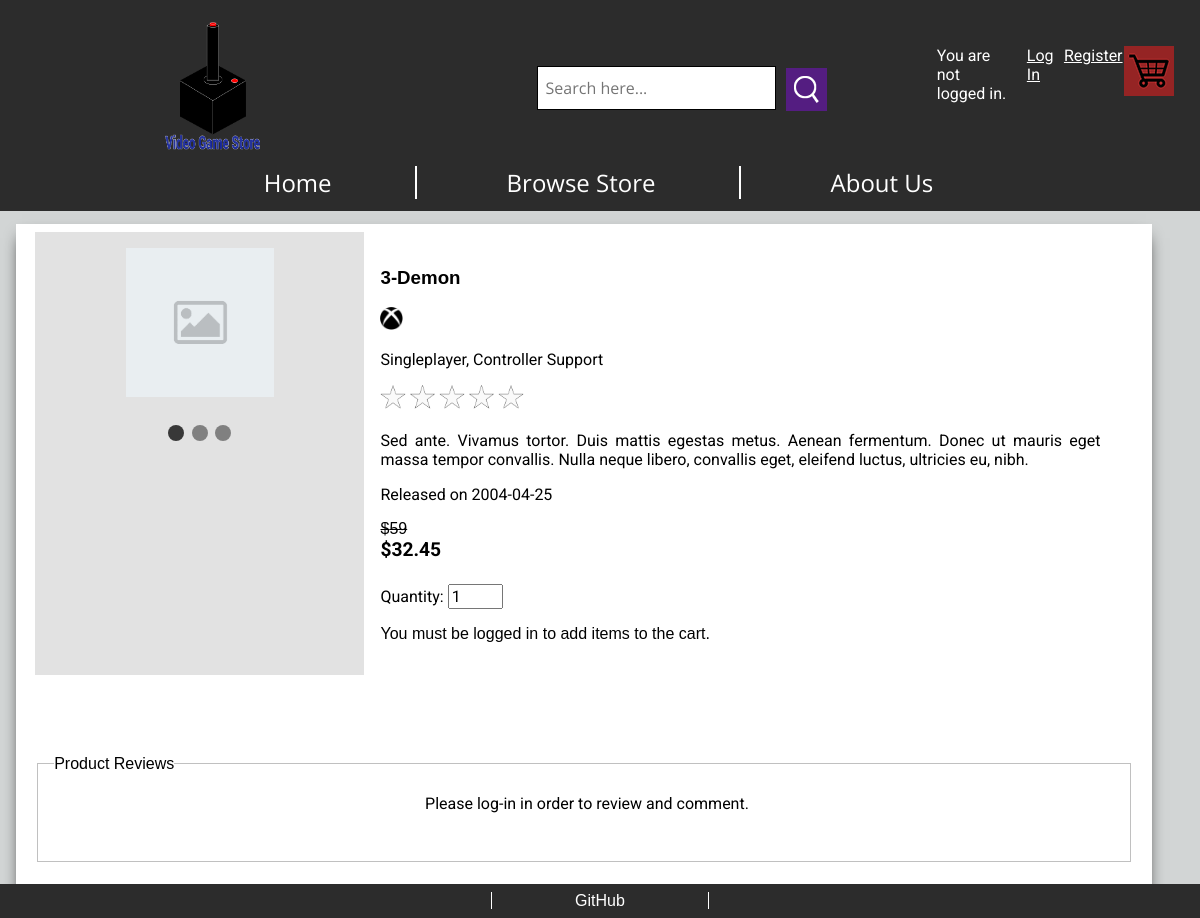
The page /detailedproduct.php?productID=1 on the database its author committed.
### tables this page shows
CREATE TABLE IF NOT EXISTS `product` (
  `productID` int(6) NOT NULL AUTO_INCREMENT,
  `productName` text NOT NULL,
  `price` int(7) NOT NULL,
  `features` text DEFAULT NULL,
  `discount` decimal(6,0) DEFAULT NULL,
  `genre` varchar(20) NOT NULL,
  `console` varchar(100) NOT NULL,
  `releaseDate` date NOT NULL,
  `finalPrice` double GENERATED ALWAYS AS (`price` * (100.0 - `discount`) / 100.0) STORED,
  `productDesc` varchar(10000) NOT NULL,
  PRIMARY KEY (`productID`)
);

### detailedproduct.php (the view, shortened to what this page needs)
<!DOCTYPE html>
<html lang="en">
<?php
        $dbhost = "localhost";
        $dbuser = "root";
        $dbpass = "";
        $dbname = "benedict_wong";
        $connect = mysqli_connect($dbhost, $dbuser, $dbpass, $dbname);
        if(isset($_GET['productID']))
        $productID = $_GET['productID'];
        else
        {
          header('Location: index.php');
        }
        $productName="";
        $productDesc="";
        $productPrice="";
        $query = "SELECT * from product WHERE productID = $productID";
        $result = mysqli_query($connect, $query);
        if(!$result){
          echo "Failure: " . mysqli_error($connect);
          die("Database query failed.");
        }
        else
        {
          while($row = mysqli_fetch_assoc($result))
            {
              $productName = $row['productName'];
              $productDesc = $row['productDesc'];
              $productPrice = $row['price'];
              $productFinalPrice = $row['finalPrice'];
              $productConsole = $row['console'];
              $productGenre = $row['genre'];
              $productFeatures = $row['features'];
              $productDiscount = $row['discount'];
              $productDate = $row['releaseDate'];
            }
        }
?>
  <head>
    <link rel="stylesheet" href="css/grid.css">
    <link rel="stylesheet" href="css/styles.css">
    <link rel="stylesheet" href="css/normalize.css">
  </head>
  <body>
  <header id="header">
        <div class="header-menu ">
          <div class="header-row-1">
            <img class="nav-main-logo-img" src="img/Logo.png" alt="Logo" onclick="pointTo('index.php')"/>
            <div class="header-row-2">
              <input type="text" placeholder="Search here...">
              <img onclick="pointTo('catalog.php')" src="img/search-icon.png" alt="search-icon"/>
            </div>
            <nav class="nav-row-1">
              <div class="nav-main-item">
                <section class="profile-cart">
                <?php
                  if(isset($_SESSION['valid_user']) && $_SESSION['valid_user'] !== "")
                  {
                    echo '<div class="profile-box"><p>Hello  ' .$_SESSION['valid_user_name']. '</p>';
                    echo '<a href="profile.php">Profile</a>';
                    echo ' | ';
                    echo '<a href="logout.php">Logout</a>';
                    echo '</div>';
                  }
                  else
                  {
                    echo '<p>You are not logged in.</p><p><a href="login.php">Log In </a></p><br><p><a href="register.php">Register</a></p>';
                  }
                ?>
                  <a href="checkout.php" class="cart-nav"><img src="img/cart_icon.png" alt="cart-icon"></a>
                </section>
              </div>
            </nav>
          </div>
          <div class="header-row-3">
          <nav class="nav-row-3">
              <a href="index.php" class="nav-main-item">Home</a>
              <a href="catalog.php" class="nav-main-item">Browse Store</a>
              <a href="about.php" class="nav-main-item">About Us</a>
            </nav>
          </div>
        </div>
    </header>
	<div class="main-content container product">
      <section class="product-left">
        <div class="product-img">
            <img class="image-preview" src="img/default-placeholder-image.png" alt="<?php echo $productName?>">
          <div class="dot-row">
            <span class="image-dot dot-1 image-dot-active" onClick="showImageMU(1)"></span>
            <span class="image-dot dot-2" onClick="showImageMU(2)"></span>
            <span class="image-dot dot-3" onClick="showImageMU(3)"></span>
          </div>
        </div>
        <article class="product-info">
          <h3><?php echo $productName?></h3>
          <?php switch($productConsole)
              {
                case 'Xbox':
                  echo '<img src="img/consoles/xbox.png" class="detailedproduct-console" alt="2 star rating">';
                break;
              }
              ?>
              <p>
          <?php echo $productGenre; echo ", " . $productFeatures;?></p>
          <p><?php
          if(!isset($productAvgRating))
          {
            echo '<img src="img/stars/0.png" class="detailedproduct-rating-img" alt="1 star rating">';
          }
          ?></p>
          <p><?php echo $productDesc ?></p>
          <p>
          <?php echo 'Released on '. $productDate?>
          </p>
          <?php
          echo '<div class="detailed-product-pricebox">';
            if($productDiscount > 0)
            {
              echo '<s>$';
              echo $productPrice;
              echo '</s>';
              echo ' <p class="detailed-product-price">$';
              echo $productFinalPrice;
              echo '</p>';
            }
            else
            {
              echo '<p class="detailed-product-price">';
              echo '$' . $productPrice;
              echo '</p>';
            }
            echo '</div>';
          ?>
        <div>
        <form method="POST">
        <p>Quantity:
        <input type="number" name="quantity" min="1" max="99" value="1">
        <div class="add-to-cart-button">
        <?php
          if(isset($_SESSION['valid_user']) && $_SESSION['valid_user'] !== "")
          {
            echo '<input type="submit" class="cartButton" name ="cartSubmit" value="Add to Cart">';
          }
          else
          {
            echo 'You must be logged in to add items to the cart.';
          }
        ?></p>
        </div>
        </div>
        <fieldset class="product-review">
          <legend>Product Reviews</legend>
          <?php
            if(isset($_SESSION['valid_user']) && $_SESSION['valid_user'] !== "")
            {
            echo'<div class="review-write">
            <form action="" method="POST">
              <textarea name="comment" placeholder="Write a review..."></textarea>
              <p>
              <label for="stars"> Rating (1-5): </label>
              <select id="stars" name="stars">
                <option value ="1">1</option>
                <option value ="2">2</option>
                <option value ="3">3</option>
                <option value ="4">4</option>
                <option value ="5">5</option>
              </select>
              <input type="submit" name="submitReview" value="Submit Review">
              </p>
            </form>
            </div>';
            }
            else
            {
              echo'<div class="review-write">
              <p>Please log-in in order to review and comment.</p>
            </div>';
            }
          ?>
        </fieldset>
    <footer>
    <nav>
      <a href="https://github.com/iat352-fall-2020/video-game-store">GitHub</a>
    </nav>
  </footer>
  </body>
</html>

### css/grid.css (style rules this page uses)
*, *::before, *::after { box-sizing: border-box; min-width: 0; }
.header-menu { padding-top: 0.1em; margin: 0; display: flex; flex-flow: column wrap; }
.header-menu .nav-main-item { color:white; }
.header-row-1 { display:flex; flex-flow: row nowrap; justify-content: space-between; }
.nav-main-logo-img { height: 10em; margin-left: 10em; margin-right: 10em; }
.nav-row-1 { flex:30%; margin-left: auto; margin-right: 1.5em; }
.nav-main-item { margin-top: 1.5em; padding-right: 0.5em; width: 100%; height: auto; }
.profile-cart { display:flex; flex-flow: row nowrap; justify-content: flex-end; }
.profile-cart p { text-align: left; padding-right: 1em; }
.profile-cart p a { color:white; }
.header-row-2 { flex:60%; align-self: center; text-align: center; margin: 0 1em; margin-bottom: 1em; height:50%; margin-top: 2em; vertical-align: middle; }
.header-row-2 input { outline:none; padding-top: 0.6em; padding-bottom: 0.6em; padding-left: 0.5em; border: 0.1em solid black; margin: 0.8em 0; margin-top: 0em; width:50%; height:100%; }
.header-row-2 img { margin-left: 0.35em; padding:0.5em; max-height: 100%; vertical-align: middle; background-color: #541D81; }
.header-row-3 { display:flex; flex-wrap: nowrap; align-self: center; flex: 0 0 50%; justify-content: space-around; padding-bottom: 0.5em; font-size: 1.5em; }
.nav-row-3 a { text-align: center; align-items: center; padding: 0 6.95vw; }
.nav-row-3 a { border-right: 0.1em solid white; }
.nav-row-3 a:last-child { padding-right: 7.2vw; border-right: none; }
.nav-main-item img { padding-right: 0.5em; }
.main-content { padding-top: 12em; padding-left: 1em; padding-right: 1em; display: flex; flex-wrap: wrap; transition: padding-top 0.5s; justify-content: center; align-self: center; height: 20rem; }
.product { display:flex; flex-flow:row wrap; }
.product-left { margin-right: 2em; flex: 78%; padding: 1em 6em; padding-top:2em; padding-right: 1em; display:flex; flex-flow: wrap; margin-top: 1em; }
.product-img { flex: 1 1 20%; height: auto; overflow:visible; padding: 1rem; text-align: center; }
.dot-row { text-align: center; }
.image-dot { cursor:pointer; height:1em; width:1em; margin: 0 0.1em; background-color: grey; border-radius: 50%; display:inline-block; transition: background-color 0.5s ease; margin-top: 1.5em; }
.image-dot:hover, .image-dot-active { background-color: #383838; }
.product-info { flex: 1 1 80%; padding: 1rem; }
.product-info > p { max-width: 45em; text-align: justify; }
.product-review { flex: 1 1 100%; }
.add-to-cart-button { margin-top: 0.5em; flex:1 1 100%; }
footer { position:fixed; padding-left: 1em; margin-top: 5em; padding:0.5em 0; z-index: 999; bottom:0; width:100%; background-color: rgb(44, 44, 44); color:white; text-align: center; }
footer a { color:white !important; padding: 0 6.95vw; }
footer a:first-child { border-right: 0.1em solid white; }
footer a:last-child { border-left: 0.1em solid white; }

### rows shown on the page
product: productName "3-Demon", genre "Singleplayer", features "Controller Support", productDesc "Sed ante. Vivamus tortor. Duis mattis egestas metus. Aenean fermentum. Donec ut mauris eget massa tempor convallis. Nulla neque libero, convallis eget, eleifend luctus, ultricies eu, nibh.", releaseDate "2004-04-25", price "59", finalPrice "32.45"
